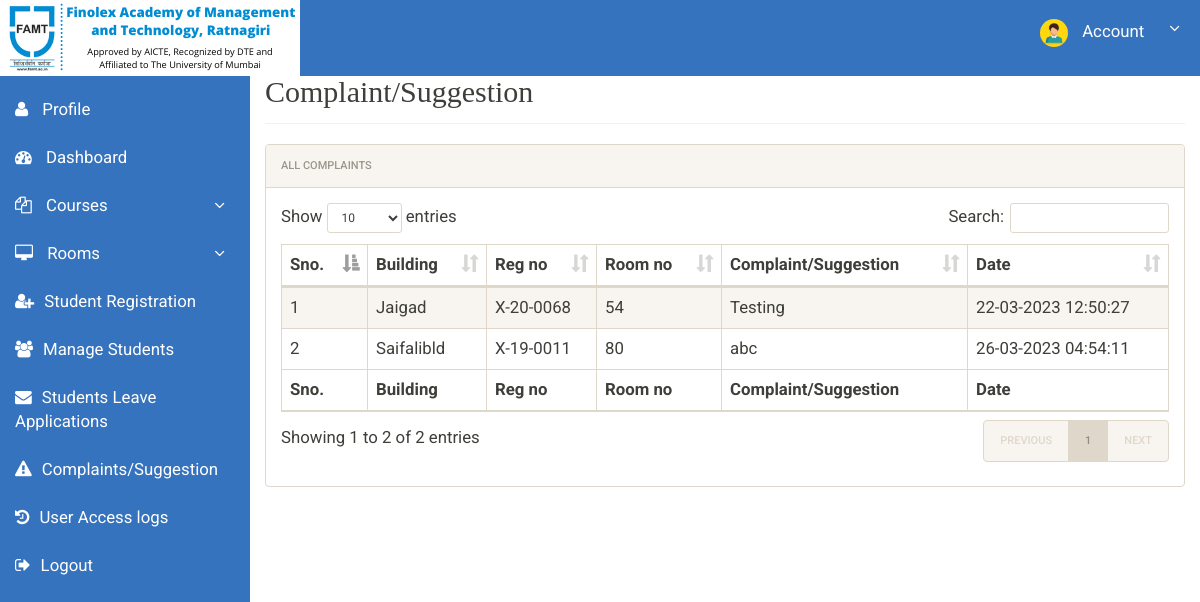
The app's page /admin/complaint.php (signed in) with its own data.
### tables this page shows
CREATE TABLE `registration` (
  `id` int(11) NOT NULL,
  `roomno` int(11) NOT NULL,
  `Building` varchar(100) NOT NULL,
  `seater` int(11) NOT NULL,
  `feespm` int(11) NOT NULL,
  `fpm` varchar(100) NOT NULL,
  `frn` varchar(100) NOT NULL DEFAULT '',
  `foodstatus` int(11) NOT NULL,
  `stayfrom` date DEFAULT NULL,
  `duration` int(11) NOT NULL,
  `course` varchar(500) NOT NULL,
  `semester` varchar(100) NOT NULL,
  `branch` varchar(100) NOT NULL,
  `regno` varchar(100) NOT NULL,
  `firstName` varchar(500) NOT NULL,
  `middleName` varchar(500) NOT NULL DEFAULT ' ',
  `lastName` varchar(500) NOT NULL,
  `gender` varchar(250) NOT NULL,
  `contactno` bigint(11) NOT NULL,
  `emailid` varchar(500) DEFAULT NULL,
  `password` varchar(100) NOT NULL,
  `egycontactno` bigint(11) NOT NULL,
  `guardianName` varchar(500) DEFAULT NULL,
  `guardianRelation` varchar(500) DEFAULT NULL,
  `guardianContactno` bigint(11) DEFAULT NULL,
  `corresAddress` varchar(500) DEFAULT NULL,
  `corresCIty` varchar(500) DEFAULT NULL,
  `corresState` varchar(500) DEFAULT NULL,
  `corresPincode` int(11) DEFAULT NULL,
  `pmntAddress` varchar(500) DEFAULT NULL,
  `pmntCity` varchar(500) DEFAULT NULL,
  `pmnatetState` varchar(500) DEFAULT NULL,
  `pmntPincode` int(11) DEFAULT NULL,
  `postingDate` timestamp NOT NULL DEFAULT current_timestamp(),
  `updationDate` varchar(500) DEFAULT NULL,
  `leaveapplication` varchar(255) DEFAULT NULL,
  `leaveapplicationstatus` varchar(255) DEFAULT '',
  `complaint` varchar(255) NOT NULL DEFAULT ' '
);

### admin/complaint.php (the view, shortened to what this page needs)
<?php
include('includes/config.php');
?>
<!doctype html>
<html lang="en" class="no-js">
<head>
	<link rel="stylesheet" href="css/font-awesome.min.css">
	<link rel="stylesheet" href="css/bootstrap.min.css">
	<link rel="stylesheet" href="css/dataTables.bootstrap.min.css">
	<link rel="stylesheet" href="css/bootstrap-social.css">
	<link rel="stylesheet" href="css/bootstrap-select.css">
	<link rel="stylesheet" href="css/fileinput.min.css">
	<link rel="stylesheet" href="css/awesome-bootstrap-checkbox.css">
	<link rel="stylesheet" href="css/style.css">
</head>
<body>
	<?php include('includes/header.php');?>
	<div class="ts-main-content">
			<?php include('includes/sidebar.php');?>
		<div class="content-wrapper">
			<div class="container-fluid">
				<div class="row">
					<div class="col-md-12">
						<h2 class="page-title">Complaint/Suggestion</h2>
						<div class="panel panel-default">
							<div class="panel-heading">All Complaints</div>
							<div class="panel-body" style="overflow:auto">
								<table id="zctb" class="display table table-striped table-bordered table-hover" cellspacing="0" width="100%" >
									<thead>
										<tr>
										    <th>Sno.</th>
											<th>Building</th>
											<th>Reg no</th>
											<th>Room no  </th>
											<th>Complaint/Suggestion</th>
											<th>Date</th>
										</tr>
									</thead>
									<tfoot>
										<tr>
											<tr>
										    <th>Sno.</th>
											<th>Building</th>
											<th>Reg no</th>
											<th>Room no  </th>
											<th>Complaint/Suggestion</th>
											<th>Date</th>
										</tr>
										</tr>
									</tfoot>
									<tbody>
<?php
$ret="select * from registration where complaint!=''";
$stmt= $mysqli->prepare($ret) ;
$stmt->execute() ;
$res=$stmt->get_result();
$cnt=1;
while($row=$res->fetch_object())
	  {
	  	?>
<tr><td><?php echo $cnt;;?></td>
<td><?php echo $row->Building;?></td>
<td><?php echo $row->regno;?></td>
<td><?php echo $row->roomno;?></td>
<td><?php echo $row->complaint;?></td>
<td><?php echo $row->updationDate;?></td>
</tr>
									<?php
$cnt=$cnt+1;
									 } ?>
									</tbody>
								</table>
							</div>
						</div>
					</div>
				</div>
			</div>
		</div>
	</div>
</body>
</html>

### admin/css/style.css (style rules this page uses)
html { font-size: 14px; }
@media only screen and (min-width: 480px) { html { font-size: 17px; } }
@media only screen and (min-width: 768px) { html { font-size: 14px; } }
body { font-size: 1.2em; }
.panel { overflow: hidden; }
.page-title { margin-top: 50px; font-family: serif; padding-bottom: 15px; margin-bottom: 20px; border-bottom: 1px solid #f0f0f0; }
.ts-main-content .content-wrapper { padding-top: 15px; margin-top: 10px; }
@media only screen and (min-width: 992px) { .ts-main-content .content-wrapper { margin-left: 250px; } }

### records on screen
registration: Building "Jaigad", regno "X-20-0068", roomno "54", complaint "Testing", updationDate "22-03-2023 12:50:27"
registration: Building "Saifalibld", regno "X-19-0011", roomno "80", complaint "abc", updationDate "26-03-2023 04:54:11"
